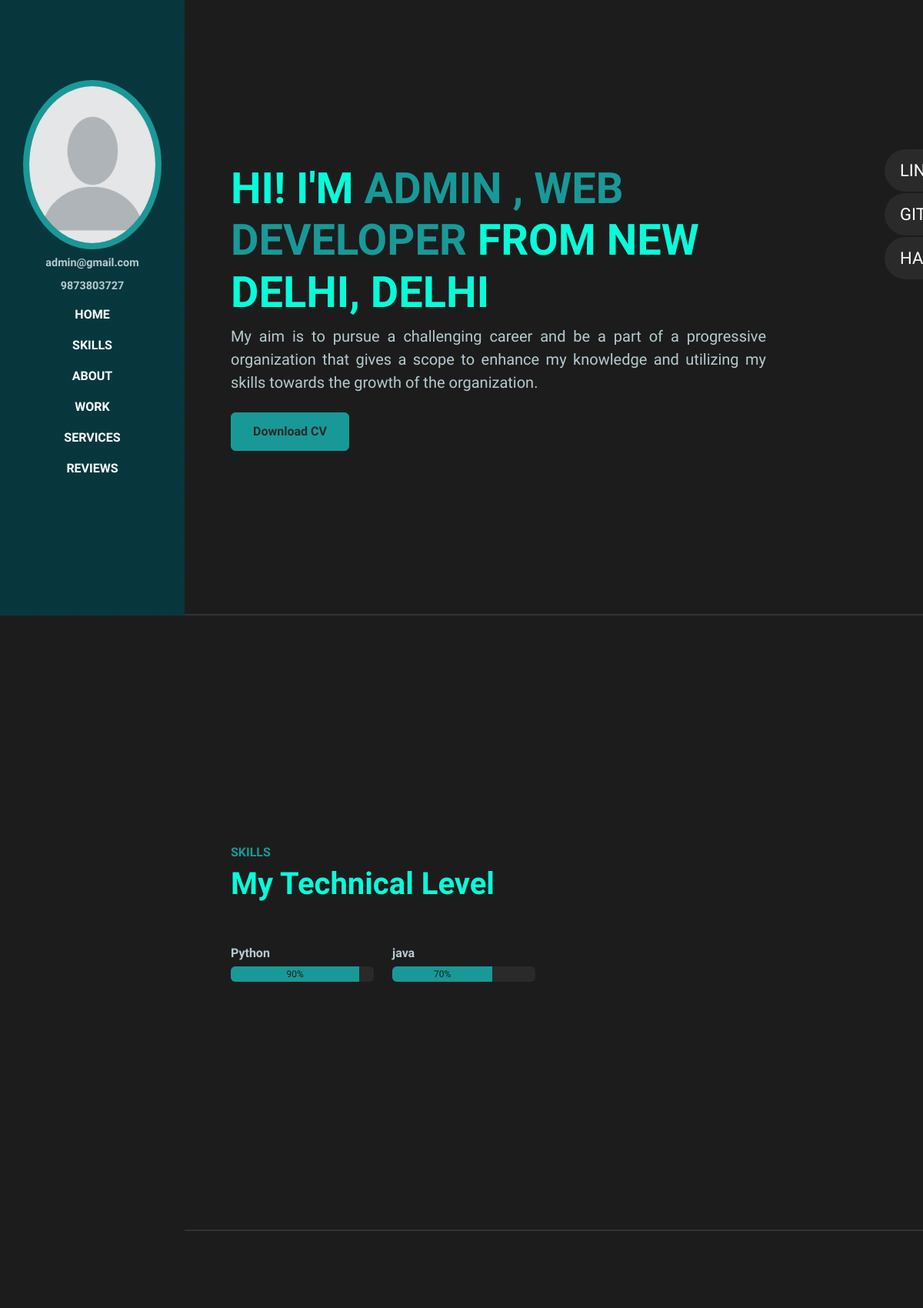
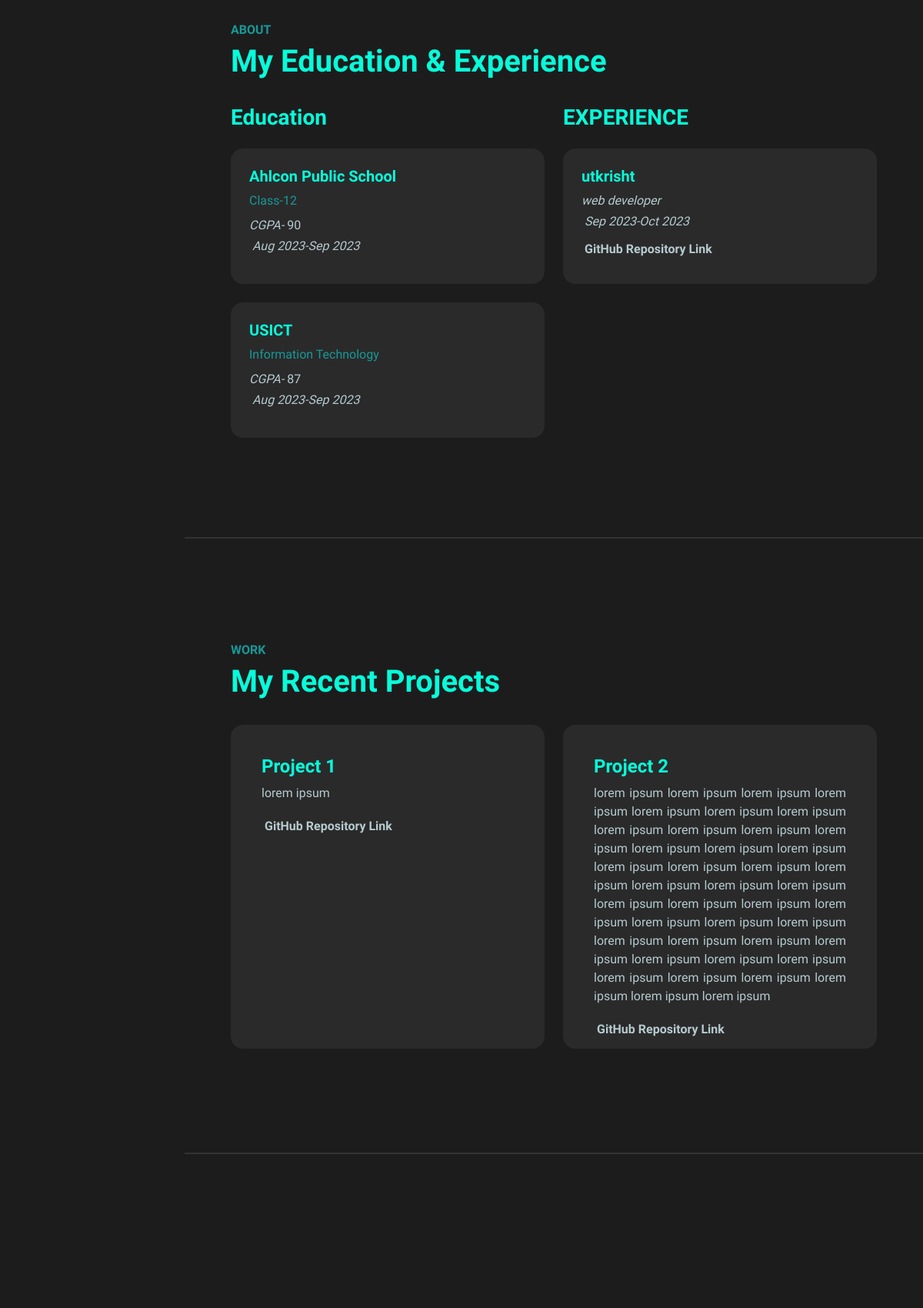
Page /viewPortfolio/ (signed in, upper part) on the committed database (2 pictures, top to bottom).
### portfolio/models.py (models this page shows, shortened)
class Accounts(models.Model):
    user=models.ForeignKey(CustomUser,on_delete=models.CASCADE,null=True)
    linkdin = models.URLField(blank=True,null=True)
    github = models.URLField(blank=True,null=True)
    codechef = models.URLField(blank=True,null=True)
    leetcode = models.URLField(blank=True,null=True)
    hackerrank = models.URLField(blank=True,null=True)
    latest = models.DateTimeField(auto_now_add=True,editable=False)

class Introduction(models.Model):
    user = models.ForeignKey(CustomUser,on_delete=models.CASCADE,null=True)
    name = models.CharField(max_length=128)
    jobRole = models.CharField(max_length=128)
    location = models.CharField(max_length=128)
    phoneNo = models.CharField(max_length=13)
    shortSummary = models.TextField()
    latest = models.DateTimeField(auto_now_add=True,editable=False)
    email = models.EmailField()
    class Meta:
        verbose_name = 'Introduction'
        verbose_name_plural = "Introductions"

class Skill(models.Model):
    user = models.ForeignKey(CustomUser,on_delete=models.CASCADE,null=True)
    skill = models.CharField(max_length=30)
    expertise = models.PositiveIntegerField(default=0)

class Education(models.Model):
    user = models.ForeignKey(CustomUser,on_delete=models.CASCADE,null=True)
    universityName = models.CharField(max_length=256)
    branch = models.CharField(max_length=50)
    percentage = models.IntegerField(default=0)
    startYear = models.CharField(max_length=20,default="XXXX")
    endYear = models.CharField(max_length=20,default="XXXX")

class Experience(models.Model):
    user = models.ForeignKey(CustomUser,on_delete=models.CASCADE,null=True)
    companyName = models.CharField(max_length=256)
    jobRole = models.CharField(max_length=50)
    startYear = models.CharField(max_length=20,default="XXXX")
    endYear = models.CharField(max_length=20,default="XXXX")
    githubRepo = models.URLField(blank=True,null=True)

class Work(models.Model):
    user = models.ForeignKey(CustomUser,on_delete=models.CASCADE,null=True)
    projectName = models.CharField(max_length=50)
    githubRepo = models.URLField(blank=True,null=True)
    description = models.TextField()

### portfolio/views.py (the view)
# urls.py: path('viewPortfolio/',login_required(views.viewPortfolio,login_url='/user/login/?next=/user/login/'),name='viewPortfolio'),
def viewPortfolio(request):
    home = models.Introduction.objects.filter(user=request.user).order_by('-latest')
    skills = models.Skill.objects.filter(user=request.user)
    education = models.Education.objects.filter(user=request.user)
    experience = models.Experience.objects.filter(user=request.user)
    work = models.Work.objects.filter(user=request.user)
    services = models.Services.objects.filter(user=request.user)
    reviews = models.Reviews.objects.filter(user=request.user)
    resume = models.Resume.objects.filter(user=request.user)
    accounts = models.Accounts.objects.filter(user=request.user).order_by('-latest')
    return render(request,
                  'portfolio/viewPortfolio.html',
                  {
                      'path_to_img':"/static/images/dp.png",
                      'home':home,
                      'skills':skills,
                      "education":education,
                      'experience':experience,
                      'work':work,
                      'services':services,
                      'reviews':reviews,
                      'resume':resume,
                      'accounts':accounts
                      })

### templates/portfolio/viewPortfolio.html (shortened to what this page needs)
{% load static %}
<!doctype html>
<html lang="en">
<head>
    <link href="https://cdn.jsdelivr.net/npm/bootstrap@5.3.0-alpha2/dist/css/bootstrap.min.css" rel="stylesheet"
>
    <link href="https://unpkg.com/aos@2.3.1/dist/aos.css" rel="stylesheet">
    <link rel="stylesheet"
        href="https://maxst.icons8.com/vue-static/landings/line-awesome/line-awesome/1.3.0/css/line-awesome.min.css">
    <link rel="stylesheet" type="text/css" href="{% static 'css/stylePortfolio.css' %}">
</head>
<body data-bs-spy="scroll" data-bs-target="#navbarNav">
    <div class="account-icon">
        {% for accounts in accounts %}
        {% if forloop.first %}
        {% if accounts.linkdin %}
        <a href={{accounts.linkdin}} class="account" target=”_blank”>LinkedIn</a>
        {% endif %}
        {% if accounts.github %}
        <a href={{accounts.github}} class="account" target=”_blank”>GitHub</a>
        {% endif %}
        {% if accounts.hackerrank %}
        <a href={{accounts.hackerrank}} class="account" target=”_blank”><span>HackerRank</span></a>
        {% endif %}
        {% endif %}
        {% endfor %}
    </div>
    <nav class="navbar navbar-expand-lg navbar-dark fixed-top">
        <div class="container flex-lg-column">
            <div class="navbar-brand mx-lg-auto">
                {% for home in home %}
                {% if forloop.first %}
                <img src={{path_to_img}} class="d-none d-lg-block rounded-circle navbar-img" alt="">
                <div>
                    <span class="email_id my-0 link-custom"><a
                            href="mailto:{{home.email}}">{{home.email}}</a></span>
                </div>
                <div>
                    <span class="email_id my-0 link-custom"><a
                            href="tel:+{{home.phoneNo}}">{{home.phoneNo}}</a></span>
                </div>
                {% endif %}
                {% endfor %}
            </div>
            <div class="collapse navbar-collapse" id="navbarNav">
                <ul class="navbar-nav navbar-div ms-auto flex-lg-column text-lg-center">
                    <li class="nav-item">
                        <a class="nav-link js-scroll-trigger" href="#home">Home</a>
                    </li>
                    <li class="nav-item">
                        <a class="nav-link js-scroll-trigger" href="#skills">Skills</a>
                    </li>
                    <li class="nav-item">
                        <a class="nav-link js-scroll-trigger" href="#about">About</a>
                    </li>
                    <li class="nav-item">
                        <a class="nav-link js-scroll-trigger" href="#work">Work</a>
                    </li>
                    <li class="nav-item ">
                        <a class="nav-link js-scroll-trigger" href="#services">Services</a>
                    </li>
                    <li class="nav-item ">
                        <a class="nav-link js-scroll-trigger" href="#reviews">Reviews</a>
                    </li>
                    <li class="nav-item js-scroll-trigger">
                        <i id="toggleDark" class="las la-sun"></i>
                    </li>
                </ul>
            </div>
        </div>
    </nav>
    <div id="content-wrapper">
        <section id="home" class="full-height px-lg-5">
            <div class="container">
                <div class="row">
                    <div class="col-lg-10">
                        {% for home in home %}
                        {% if forloop.first %}
                        <h1 class="display-4 fw-bold text" data-aos="fade-up">Hi! I'M <span
                                class="text-brand">{{home.name}} ,
                                {{home.jobRole}}</span> FROM {{home.location}}</h1>
                        <p class="lead mt-2 mb-4" data-aos="fade-up" data-aos-delay="300">{{home.shortSummary}}</p>
                        {% endif %}
                        {% endfor %}
                        <div data-aos="fade-up" data-aos-delay="600">
                            <a href="Resume.pdf" download="Resume.pdf" class="btn btn-brand">
                                Download CV
                            </a>
                        </div>
                    </div>
                </div>
            </div>
        </section>
    </div>
    <div id="content-wrapper">
        <section id="skills" class="full-height px-lg-5">
            <div class="container">
                <div class="row pb-4" data-aos="fade-up">
                    <div class="col-lg-8">
                        <h6 class="text-brand">
                            SKILLS
                        </h6>
                        <h1>My Technical Level</h1>
                    </div>
                    <div class="row gy-4">
                        {% for skill in skills %}
                        <div class="col-lg-3 col-md-4" data-aos="fade-up" data-aos-delay="300">
                            <h6 class="skill-heading">{{skill.skill}}</h6>
                            <div class="progress-animate">
                                <div class="progress" role="progressbar" aria-label="Info example" aria-valuenow="50"
                                    aria-valuemin="0" aria-valuemax="100">
                                    <div class="progress-bar " style="width: {{skill.expertise}}%">{{skill.expertise}}%
                                    </div>
                                </div>
                            </div>
                        </div>
                        {% endfor %}
                    </div>
                </div>
            </div>
        </section>
    </div>
    <div id="content-wrapper">
        <section id="about" class="full-height px-lg-5">
            <div class="container">
                <div class="row pb-4" data-aos="fade-up">
                    <div class="col-lg-8">
                        <h6 class="text-brand">ABOUT</h6>
                        <h1>My Education & Experience</h1>
                    </div>
                </div>
                <div class="row">
                    <div class="col-lg-6">
                        <h3 class="mb-4" data-aos="fade-up" data-aos-delay="300">Education</h3>
                        <div class="row gy-4">
                            {% for education in education %}
                            <div class="col-12" data-aos="fade-up" data-aos-delay="600">
                                <div class="bg-base p-4 rounded-4 shadow-effect about-card">
                                    <h5>{{education.universityName}}</h5>
                                    <p class="text-brand mb-2">{{education.branch}}</p>
                                    <p class="mb-0"><span class="italics">CGPA- </span>{{education.percentage}}</p>
                                    <span
                                        class="mb-0 italics date">{{education.startYear}}-{{education.endYear}}</span>
                                </div>
                            </div>
                            {% endfor %}
                        </div>
                    </div>
                    <div class="col-lg-6">
                        <h3 class="mb-4" data-aos="fade-up" data-aos-delay="300">EXPERIENCE</h3>
                        <div class="row gy-4">
                            {% for experience in experience %}
                            <div class="col-12" data-aos="fade-up" data-aos-delay="600">
                                <div class="bg-base p-4 rounded-4 shadow-effect about-card">
                                    <h5>{{experience.companyName}}</h5>
                                    <p class="mb-0 italics">{{experience.jobRole}}</p>
                                    <span
                                        class="mb-0 italics date">{{experience.startYear}}-{{experience.endYear}}</span><br>
                                    <a href="{{experience.githubRepo}}"><span
                                            class="date link-custom">GitHub Repository Link</span></a>
                                </div>
                            </div>
                            {% endfor %}
                        </div>
                    </div>
                </div>
            </div>
        </section>
    </div>
    <div id="content-wrapper">
        <section id="work" class="full-height px-lg-5">
            <div class="container">
                <div class="row pb-4" data-aos="fade-up">
                    <div class="col-lg-8">
                        <h6 class="text-brand">WORK</h6>
                        <h1>My Recent Projects</h1>
                    </div>
                </div>
                <div class="row gy-4">
                    {% for work in work %}
                    <div class="col-md-6">
                        <div class="card-custom rounded-4 bg-base shadow-effect card-height p-3" data-aos="fade-up"
                            data-aos-delay="300">
                            <div class="card-custom-content p-4" data-aos="fade-up">
                                <h4>{{work.projectName}}</h4>
                                <p>{{work.description}}</p>
                                <a href="{{work.githubRepo}}"><span
                                        class="date link-custom">GitHub Repository
                                        Link</span></a>
                            </div>
                        </div>
                    </div>
                    {% endfor %}
                </div>
            </div>
        </section>
    </div>
    <div id="content-wrapper">
        <section id="services" class="full-height px-lg-5">
        </section>
    </div>
</body>
</html>

### static/css/stylePortfolio.css (style rules this page uses)
:root { --color-body: #b6cbce; --color-heading: #08fcd9; --color-base: #2a2a2b; --color-base2: #1c1c1d; --color-brand: #189997; --color-brand2: #bbdfda; --sidbar-width: 240px; --navbar-color:linear-gradient(rgba(3, 63, 71, 0.8), rgba(3, 63, 71, 0.8)); --font-base: "Bai Jamjuree"; }
body { background-color: var(--color-base2); color: var(--color-body); font-family: var(--font-base); word-wrap: break-word; }
p { text-align: justify; }
h1, h2, h3, h4, h5, h6 { color: var(--color-heading); font-weight: 700; }
a { text-decoration: none; color: var(--color-body); }
img { width: 100%; }
.text-brand { color: var(--color-brand); }
.full-height { min-height: 100vh; height: 100%; display: flex; flex-direction: column; justify-content: center; padding: 80px 0 80px 0; border-bottom: 2px solid rgba(255, 255, 255, 0.1); }
.bg-base { background-color: var(--color-base); }
.shadow-effect { transition: all 0.5s; }
.navbar-img { height: 220px; width: 180px; }
.navbar { background-color: var(--color-base); }
.navbar .nav-link { font-weight: 700; text-transform: uppercase; color: white; }
.navbar-brand { display: flex; flex-direction: column; width: 100% !important; }
.navbar-brand div { text-align: center; }
.navbar-brand img { display: block !important; margin: auto; }
@media (min-width: 992px) { .navbar { min-height: 100vh; width: var(--sidbar-width); background: var(--navbar-color); background-size: cover; background-position: center; } }
@media (min-width: 992px) { .navbar-brand img { border: 8px solid var(--color-brand); } }
@media (min-width: 992px) { #content-wrapper { padding-left: var(--sidbar-width); z-index: -1; } }
@media (min-width: 992px) { .account-icon { position: fixed; top: 4%; right: 0%; width: 200px; display: flex; flex-direction: column; margin: 1px; text-align: right; z-index: 1; } }
@media (min-width: 992px) { .account-icon a { text-decoration: none; text-transform: uppercase; padding: 10px; font-size: 22px; margin: 1px; text-align: left; border-radius: 50px 0px 0px 50px; transform: translate(150px, 0px); transition: all 0.5s; } }
@media (min-width: 992px) { .account { background-color: var(--color-base); color: white; z-index: 1; width: 220px; } }
.btn { padding: 12px 28px; font-weight: 700; }
.btn-brand { background-color: var(--color-brand); border-color: var(--color-brand); color: var(--color-base); }
.link-custom { font-weight: 700; position: relative; }
.link-custom::after { content: ""; width: 0; height: 2px; background-color: var(--color-brand); position: absolute; left: 0; top: 110%; transition: all 0.4s; }
#toggleDark { font-size: 3em; padding-top: 2rem; padding-right: 1rem; }
.about-card { height: 11rem; }
.italics { font-style: italic; }
.date { position: absolute; padding-left: 4px; padding-top: 3px; }
.progress { background-color: var(--color-base); height: 20px; }
.progress-bar { background-color: var(--color-brand); height: 20px; color: var(--color-base2); }
.skill-heading { color: var(--color-body); }
.email_id { font-size: 0.9rem; text-align: center; }
.text { text-transform: uppercase; }

### rows in the picture
Introduction: email "admin@gmail.com", phoneNo "9873803727", name "ADMIN", jobRole "WEB DEVELOPER", location "NEW DELHI, DELHI", shortSummary "My aim is to pursue a challenging career and be a part of a progressive organization that gives a scope to enhance my knowledge and utilizing my skills towards the growth of the organization."
Skill: skill "Python", expertise "90"
Skill: skill "java", expertise "70"
Education: universityName "Ahlcon Public School", branch "Class-12", percentage "90", startYear "Aug 2023", endYear "Sep 2023"
Education: universityName "USICT", branch "Information Technology", percentage "87", startYear "Aug 2023", endYear "Sep 2023"
Experience: companyName "utkrisht", jobRole "web developer", startYear "Sep 2023", endYear "Oct 2023"
Work: projectName "Project 1", description "lorem ipsum"
Work: projectName "Project 2", description "lorem ipsum lorem ipsum lorem ipsum lorem ipsum lorem ipsum lorem ipsum lorem ipsum lorem ipsum lorem ipsum lorem ipsum lorem ipsum lorem ipsum lorem ipsum lorem ipsum lorem ipsum lorem ipsum lorem ipsum lorem ipsum lorem ipsum lorem ipsum lorem ipsum lorem ipsum lorem ipsum lorem ipsum lorem ipsum lorem ipsum lorem ipsum lorem ipsum lorem ipsum lorem ipsum lorem ipsum lorem ipsum lorem ipsum lorem ipsum lorem ipsum lorem ipsum lorem ipsum lorem ipsum lorem ipsum lorem ipsum lorem ipsum"
